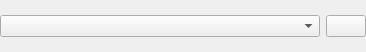
<?xml version="1.0" encoding="UTF-8"?>
<ui version="4.0">
 <class>Form</class>
 <widget class="QWidget" name="Form">
  <property name="geometry">
   <rect>
    <x>0</x>
    <y>0</y>
    <width>366</width>
    <height>52</height>
   </rect>
  </property>
  <property name="windowTitle">
   <string>Form</string>
  </property>
  <layout class="QHBoxLayout" name="horizontalLayout">
   <property name="leftMargin">
    <number>0</number>
   </property>
   <property name="topMargin">
    <number>0</number>
   </property>
   <property name="rightMargin">
    <number>0</number>
   </property>
   <property name="bottomMargin">
    <number>0</number>
   </property>
   <item>
    <widget class="CodeComboBox" name="theme"/>
   </item>
   <item>
    <widget class="QPushButton" name="del_btn">
     <property name="sizePolicy">
      <sizepolicy hsizetype="Maximum" vsizetype="Fixed">
       <horstretch>0</horstretch>
       <verstretch>0</verstretch>
      </sizepolicy>
     </property>
     <property name="maximumSize">
      <size>
       <width>16777215</width>
       <height>16777215</height>
      </size>
     </property>
     <property name="toolTip">
      <string>Poista kaavoitusteema</string>
     </property>
     <property name="text">
      <string/>
     </property>
    </widget>
   </item>
  </layout>
 </widget>
 <customwidgets>
  <customwidget>
   <class>CodeComboBox</class>
   <extends>QComboBox</extends>
   <header>arho_feature_template.gui.components.code_combobox</header>
  </customwidget>
 </customwidgets>
 <resources/>
 <connections/>
</ui>
